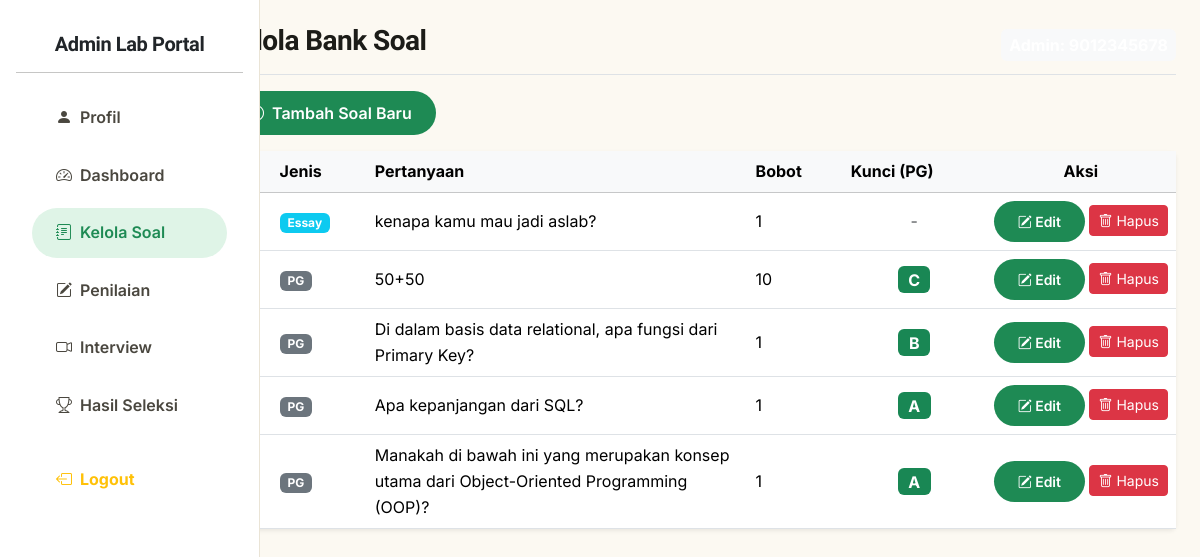
The app's page /kelola_soal.php (signed in) with its own data.
### tables this page shows
CREATE TABLE `bank_soal` (
  `id_soal` int(11) NOT NULL AUTO_INCREMENT,
  `pertanyaan` text NOT NULL,
  `opsi_a` text DEFAULT NULL,
  `opsi_b` text DEFAULT NULL,
  `opsi_c` text DEFAULT NULL,
  `opsi_d` text DEFAULT NULL,
  `kunci_jawaban` enum('A','B','C','D') DEFAULT NULL,
  `jenis_soal` enum('PG','Essay') DEFAULT 'PG',
  `bobot` int(11) DEFAULT 1,
  PRIMARY KEY (`id_soal`)
);

### kelola_soal.php (the view, shortened to what this page needs)
<?php
require_once __DIR__ . '/koneksiweb.php';
$username_admin  = $_SESSION['Admin Lab']['username'];
$query_tampil = "SELECT * FROM bank_soal ORDER BY id_soal DESC";
$hasil_tampil = mysqli_query($koneksi, $query_tampil);
?>
<!DOCTYPE html>
<html lang="id">
<head>
    <link href="assets/css/bootstrap.min.css" rel="stylesheet">
    <link rel="stylesheet" href="https://cdn.jsdelivr.net/npm/bootstrap-icons@1.11.2/font/bootstrap-icons.min.css">
    <link rel="stylesheet" href="assets/css/saslab-design.css">
</head>
<body>
<div class="container-fluid">
    <div class="row">
<nav id="sidebarMenu" class="col-md-3 col-lg-2 d-md-block sidebar collapse p-3">
    <div class="text-center my-3">
        <h5 class="fw-bold text-dark">Admin Lab Portal</h5>
        <hr>
    </div>
    <ul class="nav flex-column">
        <?php $current_page = basename($_SERVER['PHP_SELF']); ?>
        <li class="nav-item">
            <a class="nav-link" href="dashboard_admin_lab.php?tab=profil"><i class="bi bi-person-fill me-2"></i>Profil</a>
        </li>
        <li class="nav-item">
            <a class="nav-link <?= ($current_page == 'dashboard_admin_lab.php') ? 'active' : '' ?>" href="dashboard_admin_lab.php"><i class="bi bi-speedometer2 me-2"></i>Dashboard</a>
        </li>
        <li class="nav-item">
            <a class="nav-link <?= ($current_page == 'kelola_soal.php') ? 'active' : '' ?>" href="kelola_soal.php"><i class="bi bi-journal-text me-2"></i>Kelola Soal</a>
        </li>
        <li class="nav-item">
            <a class="nav-link <?= ($current_page == 'penilaian_ujian.php' || $current_page == 'penilaian_interview.php') ? 'active' : '' ?>" href="penilaian_ujian.php"><i class="bi bi-pencil-square me-2"></i>Penilaian</a>
        </li>
        <li class="nav-item">
            <a class="nav-link <?= ($current_page == 'jadwal_interview.php') ? 'active' : '' ?>" href="jadwal_interview.php"><i class="bi bi-camera-video me-2"></i>Interview</a>
        </li>
        <li class="nav-item">
            <a class="nav-link <?= ($current_page == 'keputusan_seleksi.php') ? 'active' : '' ?>" href="keputusan_seleksi.php"><i class="bi bi-trophy me-2"></i>Hasil Seleksi</a>
        </li>
        <li class="nav-item mt-3">
            <a class="nav-link text-warning fw-bold" href="logout.php?role=Admin%20Lab" onclick="return confirm('Apakah Anda yakin ingin keluar?')">
                <i class="bi bi-box-arrow-left me-2"></i>Logout
            </a>
        </li>
    </ul>
</nav>
        <main class="col-md-9 ms-sm-auto col-lg-10 px-md-4">
            <div class="d-flex justify-content-between align-items-center pt-4 pb-2 mb-3 border-bottom">
                <h2 class="h3 fw-bold text-slate-800">Kelola Bank Soal</h2>
                <span class="badge bg-light p-2 fs-6">Admin: <?= htmlspecialchars($username_admin); ?></span>
            </div>
            <div class="mb-3">
                <button class="btn btn-sas btn-sas-lab" data-bs-toggle="modal" data-bs-target="#modalTambahSoal">
                    <i class="bi bi-plus-circle me-1"></i> Tambah Soal Baru
                </button>
            </div>
            <div class="card border-0 shadow-sm mb-5">
                <div class="card-body p-0">
                    <div class="table-responsive">
                        <table class="table table-hover align-middle mb-0">
                            <thead class="table-light">
                                <tr>
                                    <th width="5%">No</th>
                                    <th width="10%">Jenis</th>
                                    <th width="40%">Pertanyaan</th>
                                    <th width="10%">Bobot</th>
                                    <th width="15%">Kunci (PG)</th>
                                    <th width="20%" class="text-center">Aksi</th>
                                </tr>
                            </thead>
                            <tbody>
                                <?php if (mysqli_num_rows($hasil_tampil) > 0): ?>
                                    <?php $no = 1; while($row = mysqli_fetch_assoc($hasil_tampil)): ?>
                                        <tr>
                                            <td class="fw-bold"><?= $no++; ?></td>
                                            <td><span class="badge <?= $row['jenis_soal'] === 'Essay' ? 'bg-info' : 'bg-secondary' ?>"><?= $row['jenis_soal']; ?></span></td>
                                            <td><?= nl2br(htmlspecialchars($row['pertanyaan'])); ?></td>
                                            <td><?= $row['bobot']; ?></td>
                                            <td class="text-center">
                                                <?php if($row['jenis_soal'] === 'PG'): ?>
                                                    <span class="badge bg-success fs-6"><?= htmlspecialchars($row['kunci_jawaban']); ?></span>
                                                <?php else: ?>
                                                    <span class="text-muted">-</span>
                                                <?php endif; ?>
                                            </td>
                                            <td class="text-center">
                                                <button class="btn btn-sas btn-sas-lab btn-sm" data-bs-toggle="modal" data-bs-target="#modalEditSoal<?= $row['id_soal']; ?>">
                                                    <i class="bi bi-pencil-square"></i> Edit
                                                </button>
                                                <form method="POST" action="" class="d-inline-flex gap-1 mb-0" onsubmit="return confirm('Apakah Anda yakin ingin menghapus soal ini?');">
                                                    <button type="submit" name="aksi" value="hapus" class="btn btn-danger btn-sm">
                                                        <i class="bi bi-trash"></i> Hapus
                                                    </button>
                                                </form>
                                            </td>
                                        </tr>
                                    <?php endwhile; ?>
                                <?php else: ?>
                                    <tr>
                                        <td colspan="4" class="text-center text-muted py-4">Belum ada soal. Silakan tambahkan soal baru.</td>
                                    </tr>
                                <?php endif; ?>
                            </tbody>
                        </table>
                    </div>
                </div>
            </div>
        </main>
    </div>
</div>
</body>
</html>

### assets/css/saslab-design.css (style rules this page uses)
:root { --background: #fcf9f2; --surface: #FFFFFF; --surface-alt: #F3EFE5; --on-background: #1c1c18; --on-surface: #1c1c18; --on-surface-variant: #4a463f; --ink-soft: #4A473F; --muted: #8A8577; --border: #EAE4D6; --border-strong: #DCD3BE; --danger-bg: #FBE1E6; --danger-ink: #C13E5A; --info-bg: #DEEFFB; --info-ink: #1C6FB0; --mahasiswa-ink: #5B4FCF; --mahasiswa-bg: #EDE7FF; --admin-lab-ink: #1E8A54; --admin-lab-bg: #DFF4E7; --admin-prodi-ink: #9A6B10; --admin-prodi-bg: #FEECC8; --font-heading: 'Geist', sans-serif; --font-body: 'Inter', sans-serif; --shadow-1: 0 1px 2px rgba(22, 20, 15, 0.05); --shadow-2: 0 10px 30px rgba(22, 20, 15, 0.08); }
body { background-color: var(--background); color: var(--on-background); font-family: var(--font-body); font-size: 16px; line-height: 1.6; }
h1, h2, h3, h4, h5, h6 { font-family: var(--font-heading); letter-spacing: -0.02em; color: var(--on-surface); }
.btn-sas { border-radius: 999px; padding: 10px 24px; font-weight: 600; font-family: var(--font-body); border: none; transition: transform 0.2s ease, box-shadow 0.2s ease; }
.btn-sas-lab { background-color: var(--admin-lab-ink); color: #FFFFFF; }

### kelola_soal.php (style rules this page uses)
body { background-color: var(--background); }
.sidebar { background-color: var(--surface); border-right: 1px solid var(--border); height: 100vh; width: 260px; position: fixed; top: 0; left: 0; z-index: 1000; transition: 0.3s; overflow-y: auto; }
.nav-link-custom, .sidebar .nav-link { color: var(--ink-soft); font-weight: 600; padding: 12px 24px; text-decoration: none; display: block; transition: all 0.2s; margin: 4px 16px; border-radius: 999px; }
.sidebar .nav-link-custom.active, .sidebar .nav-link.active { background-color: var(--admin-lab-bg); color: var(--admin-lab-ink) !important; }
.main-content, main { margin-left: 260px; transition: 0.3s; min-height: 100vh; background-color: var(--background); }

### records on screen
bank_soal: jenis_soal "Essay", pertanyaan "kenapa kamu mau jadi aslab?", bobot "1"
bank_soal: jenis_soal "PG", pertanyaan "50+50", bobot "10", kunci_jawaban "C"
bank_soal: jenis_soal "PG", pertanyaan "Di dalam basis data relational, apa fungsi dari Primary Key?", bobot "1", kunci_jawaban "B"
bank_soal: jenis_soal "PG", pertanyaan "Apa kepanjangan dari SQL?", bobot "1", kunci_jawaban "A"
bank_soal: jenis_soal "PG", pertanyaan "Manakah di bawah ini yang merupakan konsep utama dari Object-Oriented Programming (OOP)?", bobot "1", kunci_jawaban "A"
